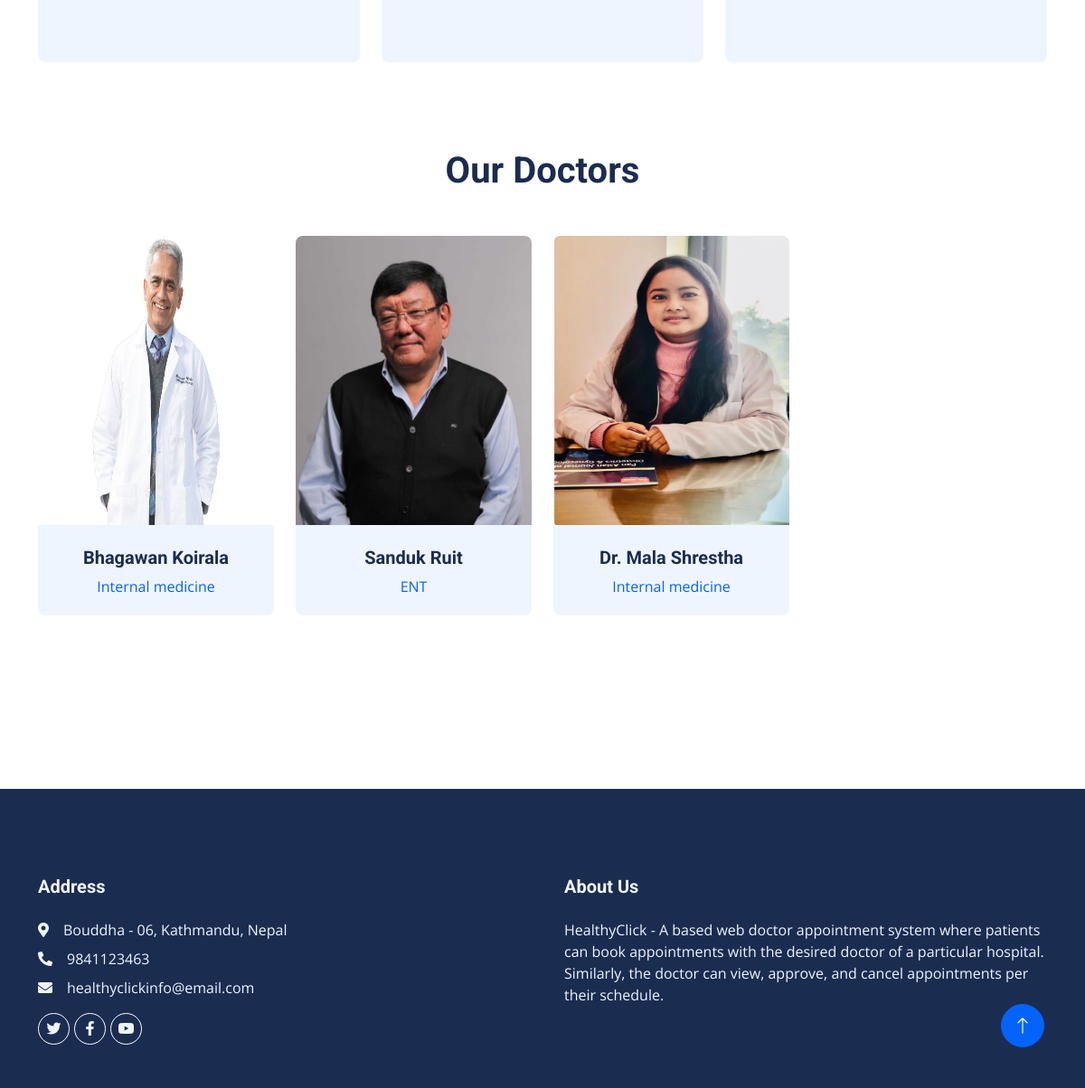
The app's page / (lower part), older data.
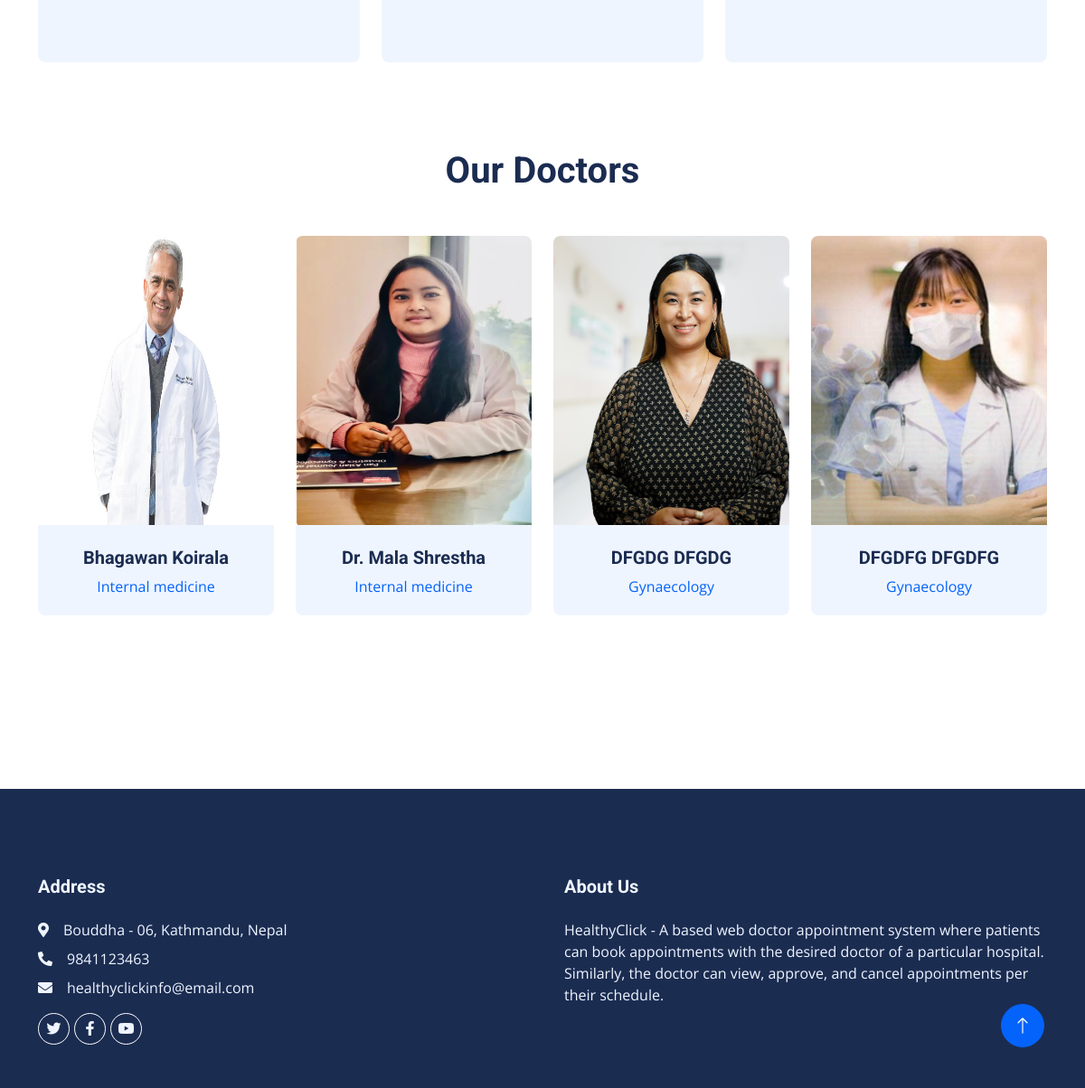
The same page, newer data.
### dasapp/models.py (models this page shows, shortened)
class Page(models.Model):
    pagetitle = models.CharField(max_length=250)
    address = models.CharField(max_length=250)
    aboutus = models.TextField()
    email = models.EmailField(max_length=200)
    mobilenumber = models.IntegerField(default=0)
    created_at = models.DateTimeField(auto_now_add=True)
    updated_at = models.DateTimeField(auto_now=True)

class DoctorReg(models.Model):
    admin = models.OneToOneField(CustomUser, on_delete=models.CASCADE, null=True, blank=True)
    mobilenumber = models.CharField(max_length=11)
    specialization_id = models.ForeignKey(Specialization, on_delete=models.CASCADE)
    regdate_at = models.DateTimeField(auto_now_add=True)
    updated_at = models.DateTimeField(auto_now=True)

class CustomUser(AbstractUser):
    USER = {
        (1, "admin"),
        (2, "doc"),
    }
    user_type = models.CharField(choices=USER, max_length=50, default=1)
    profile_pic = models.ImageField(upload_to="profile_pics/", blank=True, null=True)

class Specialization(models.Model):
    sname = models.CharField(max_length=200)
    created_at = models.DateTimeField(auto_now_add=True)
    updated_at = models.DateTimeField(auto_now=True)

### docappsystem/userviews.py (the view)
# urls.py: path("", userviews.Index, name="index"),
def Index(request):
    doctorview = DoctorReg.objects.all()
    page = Page.objects.all()
    context = {
        "doctorview": doctorview,
        "page": page,
    }
    return render(request, "index.html", context)

### templates/index.html (shortened to what this page needs)
{% extends 'userbase.html' %}
{% load static %}
{% block content %}
                {% for i in page %}
<div class="container-xxl py-5">
    <div class="container">
        <div class="row g-4">
            <div class="col-lg-4 col-md-6 wow fadeInUp" data-wow-delay="0.1s">
                <div class="service-item bg-light rounded h-100 p-5">
                </div>
            </div>
            <div class="col-lg-4 col-md-6 wow fadeInUp" data-wow-delay="0.3s">
                <div class="service-item bg-light rounded h-100 p-5">
                </div>
            </div>
            <div class="col-lg-4 col-md-6 wow fadeInUp" data-wow-delay="0.5s">
                <div class="service-item bg-light rounded h-100 p-5">
                </div>
            </div>
        </div>
    </div>
</div>
<div class="container-xxl py-5">
    <div class="container">
        <div class="text-center mx-auto mb-5 wow fadeInUp" data-wow-delay="0.1s" style="max-width: 600px;">
            <h1>Our Doctors</h1>
        </div>
        <div class="row g-4">
            {% for i in doctorview %}
            <div class="col-lg-3 col-md-6 wow fadeInUp" data-wow-delay="0.1s">
                <div class="team-item position-relative rounded overflow-hidden">
                    <div class="overflow-hidden">
                        <img src="{{i.admin.profile_pic.url}}" alt="" width="300" height="320">
                    </div>
                    <div class="team-text bg-light text-center p-4">
                        <h5>{{i.admin.first_name }} {{ i.admin.last_name}}</h5>
                        <p class="text-primary">{{i.specialization_id.sname}}</p>
                    </div>
                </div>
            </div>{% endfor %}
        </div>
    </div>
</div>
<div class="container-xxl py-5">
         {% endfor %}
    </div>
{% endblock %}

### templates/userincludes/footer.html
{% load static %}
<div class="container-fluid bg-dark text-light footer mt-5 pt-5 wow fadeIn" data-wow-delay="0.1s">
    <div class="container py-5">
        <div class="row g-5">
            <div class="col-lg-6 col-md-6">
                <h5 class="text-light mb-4">Address</h5>
                {% for i in page %}
                <p class="mb-2"><i class="fa fa-map-marker-alt me-3"></i>{{i.address}}</p>
                <p class="mb-2"><i class="fa fa-phone-alt me-3"></i>{{i.mobilenumber}}</p>
                <p class="mb-2"><i class="fa fa-envelope me-3"></i>{{i.email}}</p>{% endfor %}
                <div class="d-flex pt-2">
                    <a class="btn btn-outline-light btn-social rounded-circle" href=""><i class="fab fa-twitter"></i></a>
                    <a class="btn btn-outline-light btn-social rounded-circle" href=""><i class="fab fa-facebook-f"></i></a>
                    <a class="btn btn-outline-light btn-social rounded-circle" href=""><i class="fab fa-youtube"></i></a>
                </div>
            </div>
            <div class="col-lg-6 col-md-6">
                <h5 class="text-light mb-4">About Us</h5>
                {% for i in page %}
                {{ i.aboutus }}{% endfor %}
            </div>
        </div>
    </div>
</div>
<a href="#" class="btn btn-lg btn-primary btn-lg-square rounded-circle back-to-top"><i class="bi bi-arrow-up"></i></a>

Row changes from the older to the newer data that the page shows:
removed DoctorReg: admin.profile_pic (picture), admin.first_name "Sanduk", admin.last_name "Ruit", specialization_id.sname "ENT"
added DoctorReg: admin.profile_pic (picture), admin.first_name "DFGDG", admin.last_name "DFGDG", specialization_id.sname "Gynaecology"
added DoctorReg: admin.profile_pic (picture), admin.first_name "DFGDFG", admin.last_name "DFGDFG", specialization_id.sname "Gynaecology"
